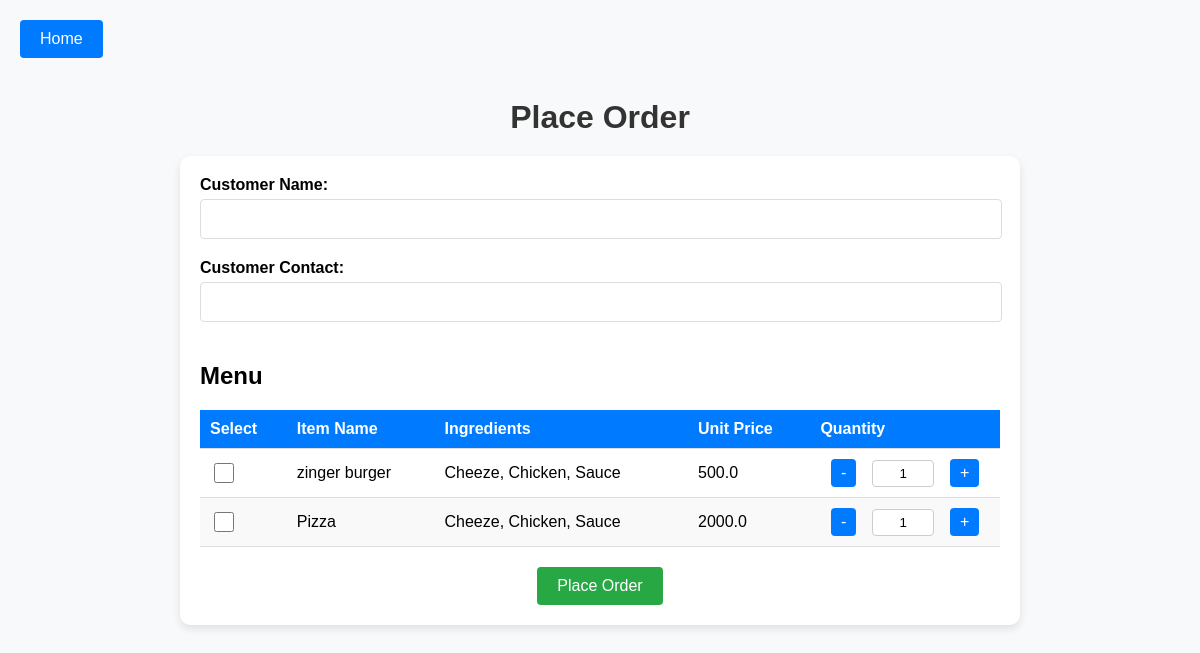
The page /orders on the database its author committed.
### app/models.py (models this page shows, shortened)
class MenuItem(db.Model):
    id = db.Column(db.Integer, primary_key=True)
    name = db.Column(db.String(100), nullable=False)
    ingredients = db.Column(db.String(200), nullable=False)
    price = db.Column(db.Float, nullable=False)
    cost = db.Column(db.Float, nullable=False)
    deleted = db.Column(db.Boolean, default=False, nullable=False)

### app/main.py (the view, shortened to what this page needs)
@main.route('/orders', methods=['GET', 'POST'])
def orders():
    menu_items = MenuItem.query.filter_by(deleted=False).all()
    return render_template('orders.html', menu_items=menu_items)

### app/templates/orders.html (shortened to what this page needs)
<!DOCTYPE html>
<html lang="en">
<head>
    <link rel="stylesheet" href="{{ url_for('static', filename='css/orders.css') }}">
</head>
<body>
    <a href="{{ url_for('main.index') }}" class="back-btn">Home</a>
    <h1>Place Order</h1>
    <form id="order-form" method="POST">
        <label for="customer_name">Customer Name:</label>
        <input type="text" id="customer_name" name="customer_name" required>
        <label for="customer_contact">Customer Contact:</label>
        <input type="text" id="customer_contact" name="customer_contact" required>
        <h2>Menu</h2>
        <table id="menu_items">
            <thead>
                <tr>
                    <th>Select</th>
                    <th>Item Name</th>
                    <th>Ingredients</th>
                    <th>Unit Price</th>
                    <th>Quantity</th>
                </tr>
            </thead>
            <tbody>
                {% for item in menu_items %}
                    <tr>
                        <td><input type="checkbox" name="order_items" value="{{ item.id }}" class="large-checkbox"></td>
                        <td>{{ item.name }}</td>
                        <td>{{ item.ingredients }}</td>
                        <td>{{ item.price }}</td>
                        <td>
                            <div class="quantity-controls">
                                <button type="button" class="quantity-btn" onclick="decreaseQuantity(this)">-</button>
                                <input type="number" name="quantity_{{ item.id }}" min="1" value="1" class="quantity-input">
                                <button type="button" class="quantity-btn" onclick="increaseQuantity(this)">+</button>
                            </div>
                        </td>
                    </tr>
                {% endfor %}
            </tbody>
        </table>
        <button type="button" onclick="confirmOrder()">Place Order</button>
    </form>
</body>
</html>

### app/static/css/orders.css (style rules this page uses)
body { font-family: Arial, sans-serif; background-color: #f8f9fa; margin: 0; padding: 20px; }
a.back-btn { display: inline-block; margin-bottom: 20px; padding: 10px 20px; background-color: #007bff; color: white; text-decoration: none; border-radius: 4px; }
h1 { color: #333; text-align: center; margin-bottom: 20px; }
form { background: #fff; padding: 20px; border-radius: 10px; box-shadow: 0 4px 8px rgba(0, 0, 0, 0.1); width: 90%; max-width: 800px; margin: 0 auto; }
label { display: block; margin-bottom: 5px; font-weight: bold; }
input[type="text"] { width: calc(100% - 20px); padding: 10px; margin-bottom: 20px; border: 1px solid #ddd; border-radius: 4px; font-size: 16px; }
table { width: 100%; border-collapse: collapse; margin-bottom: 20px; }
table th, table td { padding: 10px; border-bottom: 1px solid #ddd; text-align: left; }
table th { background-color: #007bff; color: white; }
table tr:nth-child(even) { background-color: #f9f9f9; }
.large-checkbox { width: 20px; height: 20px; }
.quantity-controls { display: flex; align-items: center; }
.quantity-input { width: 50px; text-align: center; padding: 5px; margin: 0 5px; border: 1px solid #ccc; border-radius: 4px; }
.quantity-input { -moz-appearance: textfield; }
.quantity-btn { background-color: #007bff; color: white; border: none; padding: 5px 10px; cursor: pointer; border-radius: 4px; }
button { display: block; margin: 0 auto; padding: 10px 20px; background-color: #28a745; color: white; border: none; cursor: pointer; border-radius: 4px; font-size: 16px; }

### rows shown on the page
MenuItem: name "zinger burger", ingredients "Cheeze, Chicken, Sauce", price "500.0", id "1"
MenuItem: name "Pizza", ingredients "Cheeze, Chicken, Sauce", price "2000.0"
